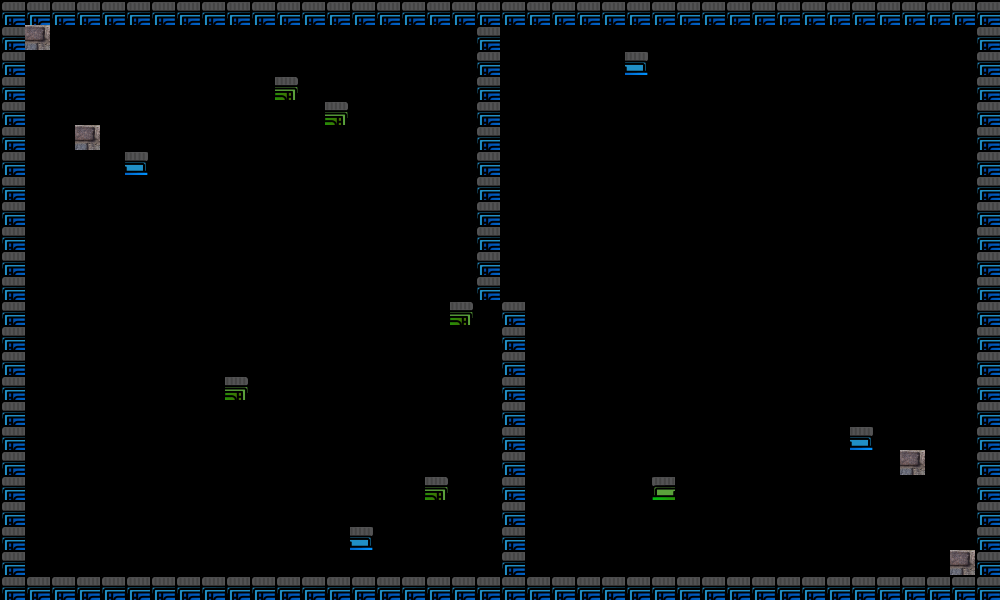

Tiled map render using the project's own tile images. Description and the whole map definition, tile-layer contents included, below:
An orthogonal 40x24 tile map with 25x25 px tiles, 1 tile layer (layer 1).

<map version="1.9" tiledversion="1.9.2" orientation="orthogonal" renderorder="right-down" width="40" height="24" tilewidth="25" tileheight="25" infinite="0" nextlayerid="2" nextobjectid="1">
 <tileset firstgid="1" name="TankManObj" tilewidth="25" tileheight="25" tilecount="5" columns="5">
  <image source="../image/TankManObj.png" width="250" height="50" />
 </tileset>
 <layer id="1" name="layer 1" width="40" height="24">
  <data encoding="csv">
3,3,3,3,3,3,3,3,3,3,3,3,3,3,3,3,3,3,3,3,3,3,3,3,3,3,3,3,3,3,3,3,3,3,3,3,3,3,3,3,
3,5,0,0,0,0,0,0,0,0,0,0,0,0,0,0,0,0,0,3,0,0,0,0,0,0,0,0,0,0,0,0,0,0,0,0,0,0,0,3,
3,0,0,0,0,0,0,0,0,0,0,0,0,0,0,0,0,0,0,3,0,0,0,0,0,4,0,0,0,0,0,0,0,0,0,0,0,0,0,3,
3,0,0,0,0,0,0,0,0,0,0,2,0,0,0,0,0,0,0,3,0,0,0,0,0,0,0,0,0,0,0,0,0,0,0,0,0,0,0,3,
3,0,0,0,0,0,0,0,0,0,0,0,0,2,0,0,0,0,0,3,0,0,0,0,0,0,0,0,0,0,0,0,0,0,0,0,0,0,0,3,
3,0,0,5,0,0,0,0,0,0,0,0,0,0,0,0,0,0,0,3,0,0,0,0,0,0,0,0,0,0,0,0,0,0,0,0,0,0,0,3,
3,0,0,0,0,4,0,0,0,0,0,0,0,0,0,0,0,0,0,3,0,0,0,0,0,0,0,0,0,0,0,0,0,0,0,0,0,0,0,3,
3,0,0,0,0,0,0,0,0,0,0,0,0,0,0,0,0,0,0,3,0,0,0,0,0,0,0,0,0,0,0,0,0,0,0,0,0,0,0,3,
3,0,0,0,0,0,0,0,0,0,0,0,0,0,0,0,0,0,0,3,0,0,0,0,0,0,0,0,0,0,0,0,0,0,0,0,0,0,0,3,
3,0,0,0,0,0,0,0,0,0,0,0,0,0,0,0,0,0,0,3,0,0,0,0,0,0,0,0,0,0,0,0,0,0,0,0,0,0,0,3,
3,0,0,0,0,0,0,0,0,0,0,0,0,0,0,0,0,0,0,3,0,0,0,0,0,0,0,0,0,0,0,0,0,0,0,0,0,0,0,3,
3,0,0,0,0,0,0,0,0,0,0,0,0,0,0,0,0,0,0,3,0,0,0,0,0,0,0,0,0,0,0,0,0,0,0,0,0,0,0,3,
3,0,0,0,0,0,0,0,0,0,0,0,0,0,0,0,0,0,2,0,3,0,0,0,0,0,0,0,0,0,0,0,0,0,0,0,0,0,0,3,
3,0,0,0,0,0,0,0,0,0,0,0,0,0,0,0,0,0,0,0,3,0,0,0,0,0,0,0,0,0,0,0,0,0,0,0,0,0,0,3,
3,0,0,0,0,0,0,0,0,0,0,0,0,0,0,0,0,0,0,0,3,0,0,0,0,0,0,0,0,0,0,0,0,0,0,0,0,0,0,3,
3,0,0,0,0,0,0,0,0,2,0,0,0,0,0,0,0,0,0,0,3,0,0,0,0,0,0,0,0,0,0,0,0,0,0,0,0,0,0,3,
3,0,0,0,0,0,0,0,0,0,0,0,0,0,0,0,0,0,0,0,3,0,0,0,0,0,0,0,0,0,0,0,0,0,0,0,0,0,0,3,
3,0,0,0,0,0,0,0,0,0,0,0,0,0,0,0,0,0,0,0,3,0,0,0,0,0,0,0,0,0,0,0,0,0,4,0,0,0,0,3,
3,0,0,0,0,0,0,0,0,0,0,0,0,0,0,0,0,0,0,0,3,0,0,0,0,0,0,0,0,0,0,0,0,0,0,0,5,0,0,3,
3,0,0,0,0,0,0,0,0,0,0,0,0,0,0,0,0,2,0,0,3,0,0,0,0,0,1,0,0,0,0,0,0,0,0,0,0,0,0,3,
3,0,0,0,0,0,0,0,0,0,0,0,0,0,0,0,0,0,0,0,3,0,0,0,0,0,0,0,0,0,0,0,0,0,0,0,0,0,0,3,
3,0,0,0,0,0,0,0,0,0,0,0,0,0,4,0,0,0,0,0,3,0,0,0,0,0,0,0,0,0,0,0,0,0,0,0,0,0,0,3,
3,0,0,0,0,0,0,0,0,0,0,0,0,0,0,0,0,0,0,0,3,0,0,0,0,0,0,0,0,0,0,0,0,0,0,0,0,0,5,3,
3,3,3,3,3,3,3,3,3,3,3,3,3,3,3,3,3,3,3,3,3,3,3,3,3,3,3,3,3,3,3,3,3,3,3,3,3,3,3,3
  </data>
 </layer>
</map>
